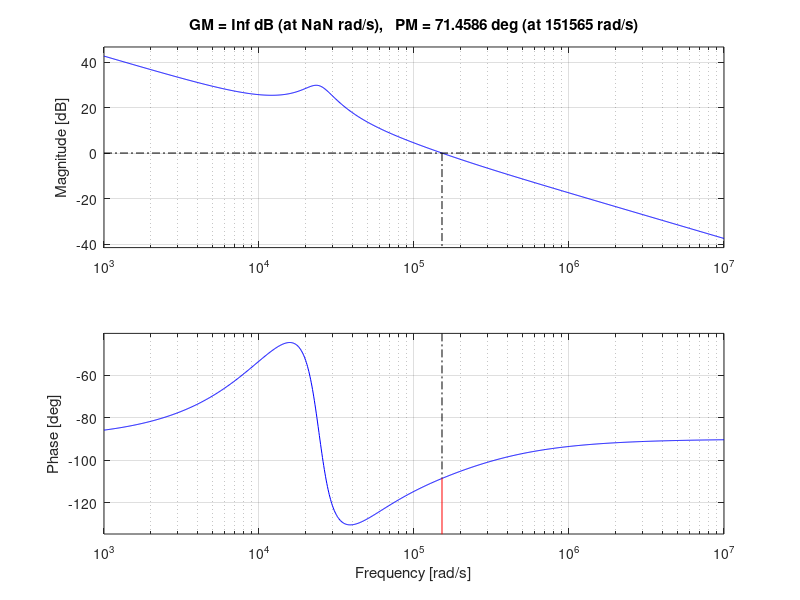

MATLAB code for this plot: (Note: this script raises an error after producing the figure.)
clc
clear all

%% Dados
Vin=5;
L=1e-6;
C=1620e-6;
Rc=.004;
Rl=0.1;
fs=250e3;
Ts=1/fs;
Fm=1;
Vomax=2;
Kd=1/Vomax;
Vo=1.6;
Io=16;
Td=0.0*Ts;

%% Planta
num=[Rc*C 1];
den=[L*C*(1+Rc/Rl) Rc*C+L/Rl 1];
Gp=Vin*tf(num,den) % Planta

%% 2.2.1 Design by Emulation
%sisotool(Gp*Kd*Fm) % projeto por resposta em frequencia

Gc1=13.795*tf([1 45260 4.99656e8],[1 127900 0]); %compensador Gc1

Gpc=Gp*Kd*Fm*Gc1;
figure()
bode(Gpc) % resposta em frequencia com compensador
[Gm,Pm,Wcp,Wcg]=margin(Gpc);
margin(Gpc);
grid on

Gc1_z = c2d(Gc1,Ts, 'matched'); %compensador Gc1 discretizado

%% 2.2.2 Direct Digital Design

Gp_dly=Vin*tf(num,den,'inputdelay',Td) % planta sem atraso

Gpz=c2d(Gp_dly*Kd,Ts,'zoh') % planta discretizado sem atraso

% sisotool(Gpz); % projeto compensador Gc2(z) por resposta em frequencia

Gc2=zpk([0.935404991063745 0.869662618303448],[0.999825650013073 0.499720119854676],13.7595,Ts) %compensador Gc2(z)

Gpc2=Gpz*Gc2;
figure()
bode(Gpc2)
[Gm,Pm,Wcp,Wcg]=margin(Gpc2);
margin(Gpc2)
grid on

%% Case 1 : Computation Delay Td = 0.5Ts
Td=0.5*Ts;
Gp_dly2=Vin*tf(num,den,'inputdelay',Td) % planta com atraso 0.5

Gpz2=c2d(Gp_dly2*Kd,Ts,'zoh') % planta discretizado com atraso 0.5

figure()
bode(Gpz2*Gc2)
[Gm,Pm,Wcp,Wcg]=margin(Gpz2*Gc2);
margin(Gpz2*Gc2)
grid on

%% Case 2 : Computation Delay Td = 2.0Ts

Td=2*Ts;
Gp_dly3=Vin*tf(num,den,'inputdelay',Td) % planta com atraso 2

Gpz3=c2d(Gp_dly3*Kd,Ts,'zoh') % planta discretizado com atraso 2

figure()
bode(Gpz3*Gc2)
[Gm,Pm,Wcp,Wcg]=margin(Gpz3*Gc2);
margin(Gpz3*Gc2)
grid on

% figure()
% Gpz3=c2d(Gp_dly3*Kd,Ts,'foh')
% bode(Gpz3*Gc2)

% sisotool(Gpz3) %projetando terceiro controlador

Gc3=zpk([0.964430061268854 0.931243635473161 0.248670131350632],[0.999924874737262 0.223805684317391 0.0432139182637722],13.3918903688527,Ts)

figure()
bode(Gpz3*Gc3)
[Gm,Pm,Wcp,Wcg]=margin(Gpz3*Gc3);
margin(Gpz3*Gc3)
grid on

